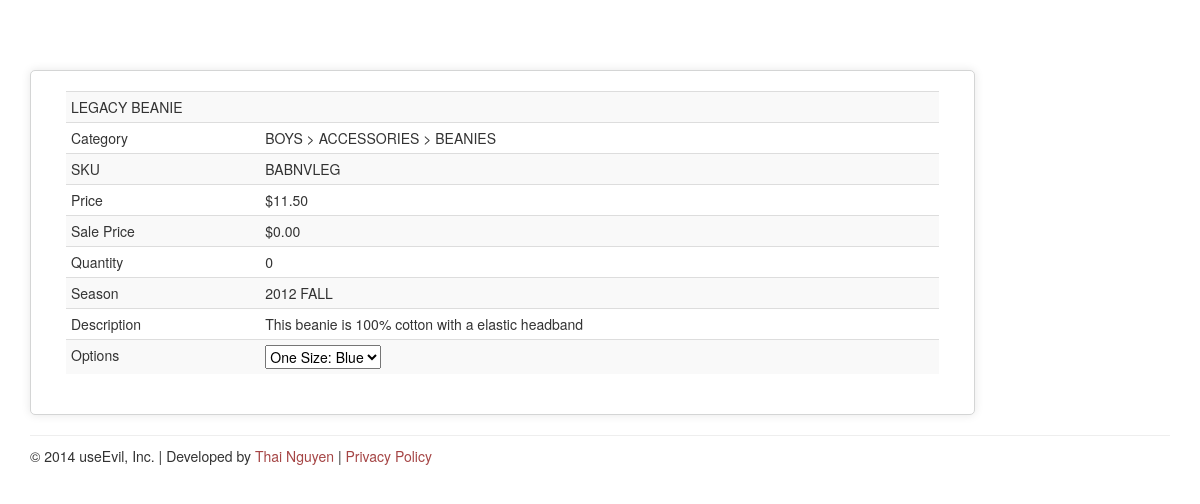
Page /product/1 on the committed database.
### sideproductcatalog/models.py (models this page shows, shortened)
class Product(models.Model):
    name = models.CharField(max_length=100, blank=False, null=False)
    sku = models.CharField(max_length=100, blank=False, null=False)
    taxable = models.BooleanField(blank=True, default=False)
    price = CurrencyField(blank=False, null=False, default=0.00)
    quantity = models.PositiveIntegerField(max_length=15, blank=False, null=False, default=0)
    description = models.CharField(max_length=1000, blank=True, null=True)
    sale_price = CurrencyField(blank=False, null=False, default=0.00)
    on_sale = models.BooleanField(blank=True, default=False)
    category = models.ForeignKey(Category, blank=True, null=True, related_name="products")
    season = models.CharField(max_length=25, blank=True, null=True)
    season_code = models.ForeignKey(SeasonCode, blank=True, null=True)
    @property
    def category_breadcrumb(self):
        categories = list()
        parent = self.category.get_parent
        categories.append(self.category.name)
        while parent:
            categories.append(parent.name)
            parent = parent.get_parent
        categories.reverse()
        return " &gt; ".join(categories)

class Category(models.Model):
    name = models.CharField(max_length=100, blank=False, null=False)
    level = models.PositiveIntegerField(blank=False, null=False)
    parent = models.PositiveIntegerField(blank=True, null=True)
    class Meta:
        verbose_name_plural = 'Categories'
    @property
    def get_parent(self):
        try:
            return Category.objects.get(id=self.parent)
        except:
            return

class Option(models.Model):
    product = models.ForeignKey(Product, related_name='options')
    type = models.CharField(max_length=15, blank=True, null=True)
    label = models.CharField(max_length=50, blank=True, null=True)
    def option_value_list(self):
        option_value_list = self.option_value.values('upc').distinct()
        options = list()
        for option_value in option_value_list:
            option_values = self.option_value.filter(upc=option_value['upc']).all()
            values = [ ov.label for ov in option_values ]
            values.append(option_value['upc'])
            options.append(values)
        return options

class OptionValue(models.Model):
    option = models.ForeignKey(Option, related_name='option_value')
    upc = models.PositiveIntegerField(blank=False, null=False)
    color_code = models.ForeignKey(ColorCode, blank=True, null=True)
    value = models.CharField(max_length=15, blank=True, null=True)
    label = models.CharField(max_length=50, blank=True, null=True)

### sideproductcatalog/views.py (the view)
# urls.py: url(r'^product/(?P<product_id>[\d]+)$', 'sideproductcatalog.views.product', name='product'),
def product(request, product_id=None):
    try:
        product=Product.objects.get(id=product_id)
    except:
        return HttpResponseRedirect('/')
    c = Context(
            dict(
                page_title=product.name,
                product=product,
            )
        )
    return render_to_response('product.html', c, context_instance=RequestContext(request))

### sideproductcatalog/templates/product.html
{% extends "base.html" %}
{% load humanize %}
{% block content %}
  <div class="col-xs-12 col-sm-9 col-lg-10">
    <div class="row box-shadow">
      <div class="col-lg-12">
        <table class="table table-hover table-striped table-condensed">
          <tr>
            <td colspan="3">{{ product.name }}</td>
          </tr>
            <tr>
              <td>Category</td>
              <td>&nbsp;</td>
              <td>{{ product.category_breadcrumb|safe }}</td>
            </tr>
            <tr>
              <td>SKU</td>
              <td>&nbsp;</td>
              <td>{{ product.sku }}</td>
            </tr>
            <tr>
              <td>Price</td>
              <td>&nbsp;</td>
              <td>${{ product.price|floatformat:2|intcomma }}</td>
            </tr>
            <tr>
              <td>Sale Price</td>
              <td>&nbsp;</td>
              <td>${{ product.sale_price|floatformat:2|intcomma }}</td>
            </tr>
            <tr>
              <td>Quantity</td>
              <td>&nbsp;</td>
              <td>{{ product.quantity }}</td>
            </tr>
            <tr>
              <td>Season</td>
              <td>&nbsp;</td>
              <td>{{ product.season }}</td>
            </tr>
            <tr>
              <td>Description</td>
              <td>&nbsp;</td>
              <td>{{ product.description }}</th>
            </tr>
            {% for option in product.options.all %}
            <tr>
              <td>Options</td>
                <td>&nbsp;</td>
              <td>
                <select name="options-sku">
                {% for option_value in option.option_value_list %}
                  <option value="{{ option_value.2 }}">{{ option_value.0 }}: {{ option_value.1 }}</option>
                {% endfor %}
                </select>
              </td>
            </tr>
            {% endfor %}
        </table>
      </div>
    </div>
  </div>
{% endblock %}

### sideproductcatalog/templates/base.html (shortened to what this page needs)
<!DOCTYPE html PUBLIC "-//W3C//DTD XHTML 1.0 Strict//EN" "http://www.w3.org/TR/xhtml1/DTD/xhtml1-strict.dtd">
<html xmlns="http://www.w3.org/1999/xhtml">
  <head>
    {% include "include/page-header.html" %}
  </head>
  <body>
    <div class="container">
      <div class="row row-offcanvas row-offcanvas-right">
        {% block content %}{% endblock %}
      </div>
      <div class="footer">
        {% include "include/page-footer.html" %}
      </div>
    </div>
  </body>
</html>

### sideproductcatalog/templates/include/page-header.html (shortened to what this page needs)
<link href="/static/bootstrap/css/bootstrap.min.css" rel="stylesheet">
<link href="/static/bootstrap/css/bootstrap-theme.min.css" rel="stylesheet">
<link href="/static/css/side-product-catalog.css" rel="stylesheet">

### sideproductcatalog/templates/include/page-footer.html
&copy; 2014 useEvil, Inc. | Developed by <a href="http://github.com/useEvil/">Thai Nguyen</a> | <a href="/nav/privacy">Privacy Policy</a>

### sideproductcatalog/static/css/side-product-catalog.css (style rules this page uses)
html, body { overflow-x: hidden; }
body { padding-top: 70px; }
a { text-decoration: none; color: #A54545; }
.footer { border-top: 1px solid #eee; margin-top: 20px; padding-top: 10px; padding-bottom: 10px; }
div.box-shadow { background: #fff; margin: 0; padding: 20px; border-radius: 5px; box-shadow: 0px 0px 10px 0px rgba(0,0,0,0.1); border: solid 1px #D4D5D5; }

### rows in the picture
Product: name "LEGACY BEANIE", category_breadcrumb "BOYS > ACCESSORIES > BEANIES", sku "BABNVLEG", price "11.50", sale_price "0.00", quantity "0", season "2012 FALL", description "This beanie is 100% cotton with a elastic headband"
Option: options-sku "One Size: Blue"
